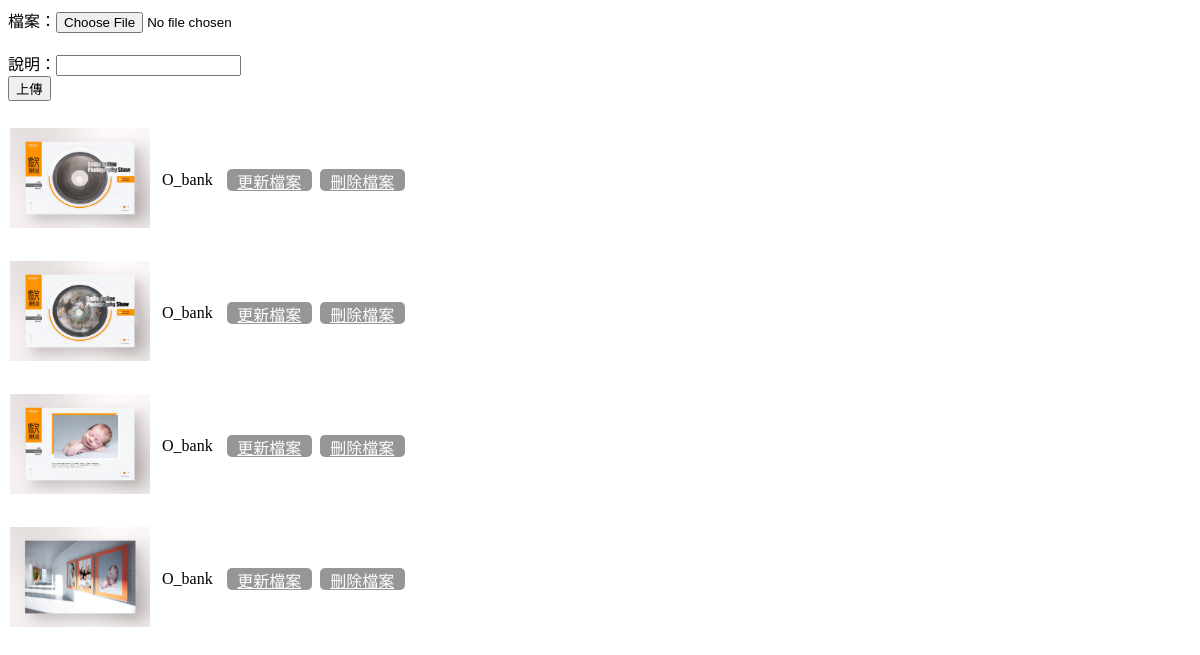
/manage.php, run on the app's committed database.
### tables this page shows
CREATE TABLE `files` (
  `id` int(10) UNSIGNED NOT NULL COMMENT '流水號',
  `name` varchar(168) NOT NULL COMMENT '原始檔名',
  `type` varchar(64) NOT NULL COMMENT '檔案類型',
  `path` varchar(168) NOT NULL COMMENT '檔案路徑',
  `create_time` timestamp NOT NULL DEFAULT current_timestamp() COMMENT '產生時間',
  `update_time` timestamp NOT NULL DEFAULT current_timestamp() COMMENT '更新時間',
  `see` tinyint(1) NOT NULL DEFAULT 1 COMMENT '使用與否',
  `note` varchar(168) NOT NULL COMMENT '說明',
  `thmb` varchar(168) NOT NULL
);

### manage.php (the view, shortened to what this page needs)
<?php
include_once "base.php";
?>
<!DOCTYPE html>
<html lang="en">
<head>
</head>
<body>
<form action="manage_api.php" method="post" enctype="multipart/form-data">
  檔案：<input type="file" name="file" ><br><br>
  說明：<input type="text" name="note" ><br>
  <input type="submit" value="上傳">
</form>
<table>
    <?php
        $sql="select * from files";
        $rows=$pdo->query($sql)->fetchAll();
        foreach ($rows as $key => $file) {
    ?>
    <tr>
        <td><img src="<?=$file['path'];?>" style="width:140px;height:100px;"></td>
        <td><?=$file['note'];?></td>
        <td>
            <a class="btnCent2"  href="edit_file.php?id=<?=$file['id'];?>">更新檔案</a>
            <a class="btnCent2" href="del_file.php?id=<?=$file['id'];?>">刪除檔案</a>
        </td>
    </tr>
    <?php
     }
    ?>
</table>
</body>
</html>

### manage.php (style rules this page uses)
td { padding:25px 10px 0 0 ; }
.btnCent2 { margin:2px; background:rgb(150, 150, 150); display: inline-block; width: 85px; height:22px; border-radius: 5px; text-align: center; color: white; }

### data on the page
files: path (picture), note "O_bank"
files: path (picture), note "O_bank"
files: path (picture), note "O_bank"
files: path (picture), note "O_bank"
